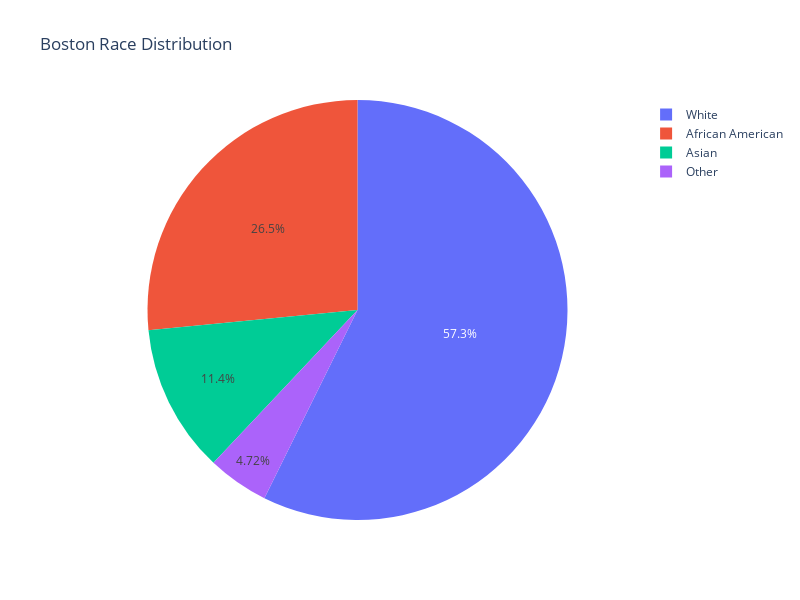

Notebook code for this chart:
### Markdown cell above
To set a baseline, we can display the demographics of boston as a whole, and the overall topic distribution of their news outlet.

### Code cell
# Boston demographics https://www.census.gov/quickfacts/fact/table/bostoncitymassachusetts/PST045222
# Ignoring Two or More Races and Hispanic poulation
boston_demographics = {"White": 0.486, "African American": 0.225, "Asian": 0.097, "Other": 0.04}

# Convert the dictionary to a DataFrame
boston_demographics_df = pd.DataFrame(list(boston_demographics.items()), columns=['Race', 'Population'])

# Pie chart for Race distribution for the top neighborhood
fig = px.pie(boston_demographics_df, names="Race", values="Population", title='Boston Race Distribution')
fig.update_layout(width=800, height=600)
fig.show()

# We can also show the distribution of all articles by topics
plt.figure(figsize=(12, 8))
sns.barplot(x=all_topics_count.values, y=all_topics_count.index, palette="viridis")
plt.xlabel("Number of Articles")
plt.ylabel("Topics")
plt.title(f"Topic Distribution in News Outlet" )
plt.yticks(fontsize=10)
plt.tight_layout()
plt.show()

### Figure 1 — Plotly figure (JSON) as saved in the notebook; plotly's stock layout.template omitted (floating-point values rounded to 4 significant figures)
{"data": [{"domain": {"x": [0, 1], "y": [0, 1]}, "hovertemplate": "Race=%{label}<br>Population=%{value}<extra></extra>", "labels": ["White", "African American", "Asian", "Other"], "legendgroup": "", "name": "", "showlegend": true, "type": "pie", "values": [0.486, 0.225, 0.097, 0.04]}], "layout": {"height": 600, "legend": {"tracegroupgap": 0}, "title": {"text": "Boston Race Distribution"}, "width": 800}}
